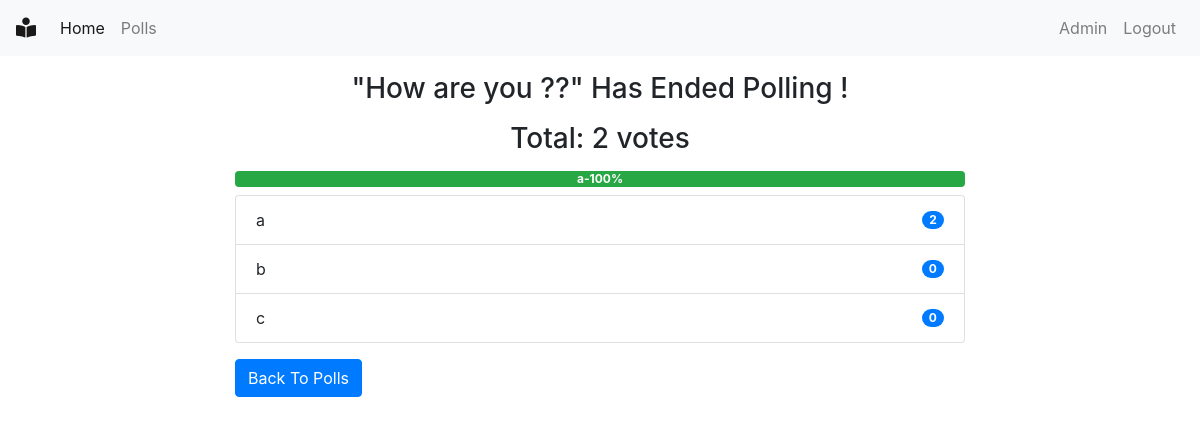
The app's page /polls/1/detail/ (signed in) with its own data.
### polls/models.py (models this page shows, shortened)
class Poll(models.Model):
    poll_id = models.TextField()
    text = models.TextField()
    pub_date = models.DateTimeField(default=timezone.now)
    active = models.BooleanField(default=True)
    @property
    def get_vote_count(self):
        return self.vote_set.count()
    def get_result_dict(self):
        res = []
        for choice in self.choice_set.all():
            d = {}
            alert_class = ['primary', 'secondary', 'success',
                           'danger', 'dark', 'warning', 'info']
            d['alert_class'] = secrets.choice(alert_class)
            d['text'] = choice.choice_text
            d['num_votes'] = choice.get_vote_count
            if not self.get_vote_count:
                d['percentage'] = 0
            else:
                d['percentage'] = (choice.get_vote_count /
                                   self.get_vote_count) * 100
            res.append(d)
        return res

class Choice(models.Model):
    poll = models.ForeignKey(Poll, on_delete=models.CASCADE)
    choice_text = models.CharField(max_length=200)
    @property
    def get_vote_count(self):
        return self.vote_set.count()

### polls/views.py (the view, shortened to what this page needs)
# urls.py: path('<int:poll_id>/detail/', views.poll_detail , name='detail'),
@login_required()
def poll_detail(request, poll_id):
    poll = get_object_or_404(Poll, id=poll_id)
    if not poll.active:
        return render(request, 'polls/poll_result.html', {'poll': poll})

### polls/templates/polls/poll_result.html (shortened to what this page needs)
{% extends 'base.html' %}
{% block content %}
<div class="container">
    {% if messages %}
    <div class="messages">
        {% for message in messages %}
        <div {% if message.tags %} class="{{ message.tags }}" {% endif %}>{{ message }}
            <button type="button" class="close" data-dismiss="alert" aria-label="Close">
                <span aria-hidden="true">&times;</span>
            </button>
        </div>
        {% endfor %}
    </div>
    {% else %}
    <div class="row">
        <div class="col-md-8 offset-sm-2">
            {% if poll.active %}
            <h3 class="mt-3 mb-3 text-center">Result for: {{ poll.text }}</h3>
            {% else %}
            <h3 class="mt-3 mb-3 text-center">"{{ poll.text }}" Has Ended Polling !</h3>
            {% endif %}
            <h3 class="mb-2 text-center">Total: {{ poll.get_vote_count }} votes</h3>
            <div class="progress mt-3 mb-2">
                {% for choice in poll.get_result_dict %}
                <div class="progress-bar bg-{{ choice.alert_class }}" role="progressbar" style="width: {{ choice.percentage }}%;"
                    aria-valuenow="30" aria-valuemin="0" aria-valuemax="100"><b>
                        {{choice.text|truncatewords:2}}-{{choice.percentage|floatformat}}%</b>
                </div>
                {% endfor %}
            </div>
            <ul class="list-group">
                {% for choice in poll.choice_set.all %}
                <li class="list-group-item d-flex justify-content-between align-items-center">
                    {{ choice.choice_text }}
                    <span class="badge badge-primary badge-pill">{{ choice.get_vote_count }}</span>
                </li>
                {% endfor %}
            </ul>
            {% endif %}
            <a class="btn btn-primary mt-3" href="{% url 'polls:list' %}" role="button">Back To Polls</a>
        </div>
    </div>
</div>
{% endblock content %}

### records on screen
Poll: text "How are you ??", get_vote_count "2"
Choice: choice_text "a", get_vote_count "2"
Choice: choice_text "b", get_vote_count "0"
Choice: choice_text "c", get_vote_count "0"

### other values on screen
{{ choice.text|truncatewords:2 }} "a"
{{ choice.percentage|floatformat }} "100"
